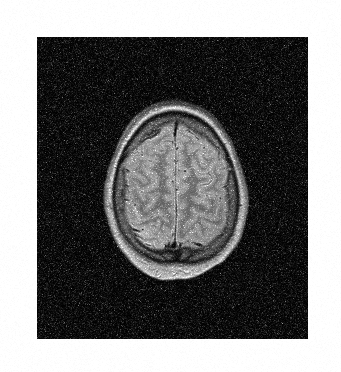
#> input picture HW5/Input_data/MRI_Noisy.png, 341 x 372 px
$ python HW5_3.py
#> lines starting #> are read from the running program, lines starting #| are printed output that depends on the picture; long printed decimals are rounded
import cv2 as cv
import numpy as np
import matplotlib.pyplot as plt

# A
img = cv.imread('Input_data/MRI_Noisy.png', 0)
#> img is the input picture: shape (372, 341); min 0, max 255, mean 117.3

x = img.shape[0]
#> x = 372
y = img.shape[1]
#> y = 341

# B
img = cv.copyMakeBorder(img, x // 4, y // 4, x // 4, y // 4, cv.BORDER_CONSTANT, None, value=0)
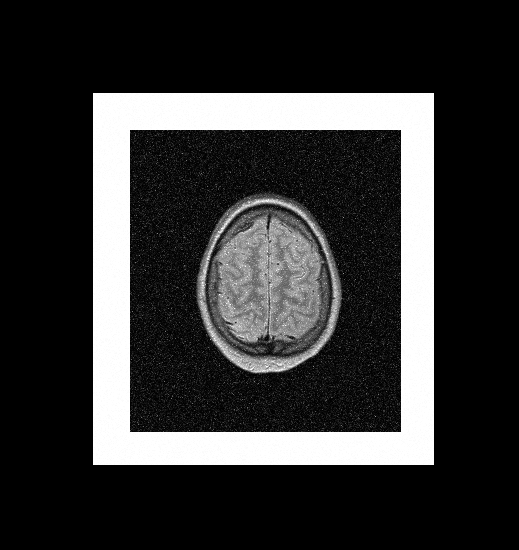
#> img: shape (550, 519); min 0, max 255, mean 52.1

x = img.shape[0]
#> x = 550
y = img.shape[1]
#> y = 519

image = cv.copyMakeBorder(img, x // 8, y // 8, x // 8, y // 8, cv.BORDER_CONSTANT, None, value=250)
x = image.shape[0]
#> x = 682
y = image.shape[1]
#> y = 651

print(image.shape)
#| (682, 651)
plt.imshow(image, cmap='gray')
plt.show()

# C
gfg = np.random.exponential(15, (x, y))

image = image + gfg
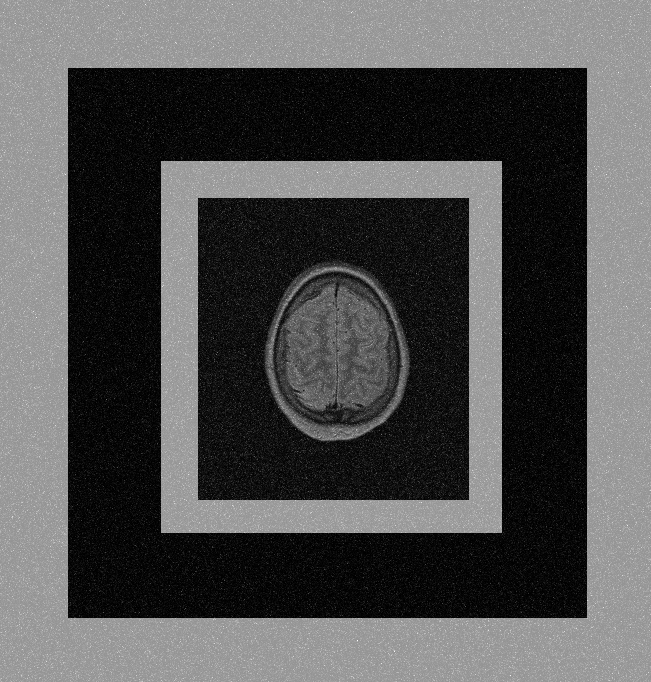
#> image: shape (682, 651) float64; min 4.97e-05, max 431.7, mean 137.8; drawn with min black and max white
image = np.clip(image, 0, 255)

cv.imwrite('MRI_Noisy.png', image)
plt.imshow(image, cmap='gray', vmin=0, vmax=255)
print(image)
#> (printed output is left out)
plt.show()

image1 = image[0:20, 0:200]
plt.imshow(image1, cmap='gray', vmin=0, vmax=255)
plt.show()

plt.hist(image1.ravel(), 10, density=True,
         histtype='bar')
plt.show()
#> figure, not shown here; tallest bar 1.49 high, from x = 254.5 to 255

image1 = image[40:80, 40:200]
#> image1: shape (40, 160) float64
plt.imshow(image1, cmap='gray', vmin=0, vmax=255)
plt.show()
colors = ['green', 'blue', 'lime']

plt.hist(image1.ravel(), 100, density=True,
         histtype='bar')

# print(gfg)
# count, bins, ignored = plt.hist(gfg, 14, density = True)
plt.show()
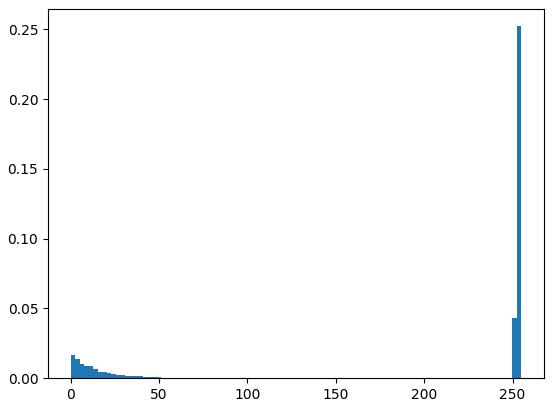
#> figure drawn by matplotlib, 1 panel; tallest bar 0.252 high, from x = 252.5 to 255

# D
img = cv.imread('Input_data/DentalXray_Noisy.png', 0)
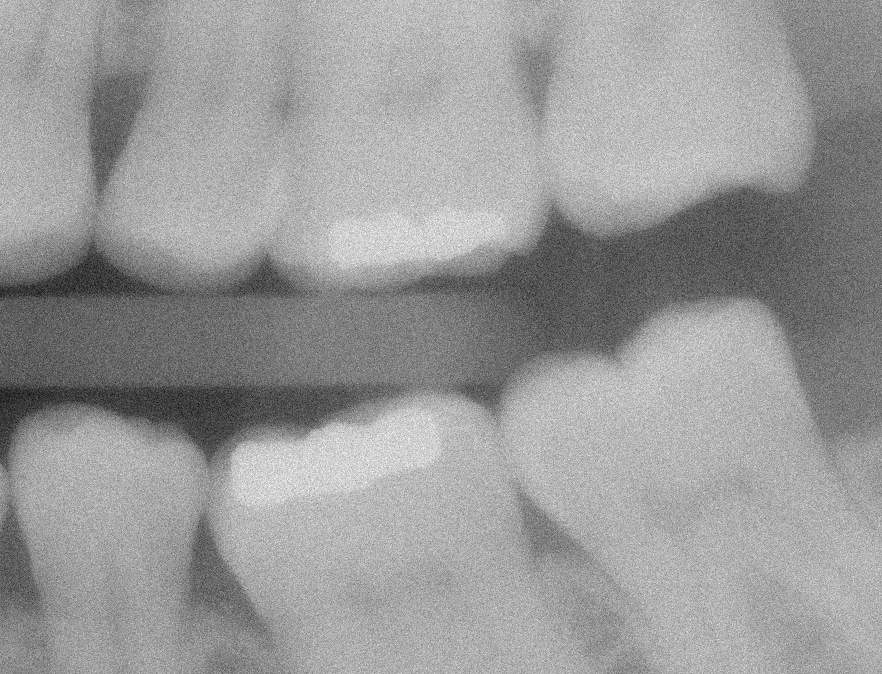
#> input picture HW5/Input_data/DentalXray_Noisy.png, 882 x 674 px
#> img is the input picture: shape (674, 882); min 0, max 254, mean 153.8
img1 = img[0:100, 0:200]
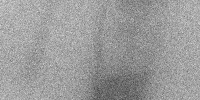
#> img1: shape (100, 200); min 68, max 218, mean 155.3

# E
plt.figure(figsize=(20, 20))
plt.subplot(2, 3, 1)
plt.imshow(img, cmap='gray')

plt.subplot(2, 3, 4)
plt.hist(img1.ravel(), bins=256, range=(0, 255), density=True, stacked=True)
plt.ylim(0, 0.25)

mean = img1.mean()
#> mean = 155.3
varience = img1.var()
#> varience = 443.3
print('mean', mean)
#| mean 155.297
print('varience', varience)
#| varience 443.289

padding_img = cv.copyMakeBorder(img, 4, 4, 4, 4, cv.BORDER_REPLICATE)

adaptive_filtred_img = np.zeros(img.shape, dtype='float64')

for i in range(img.shape[0]):
    for j in range(img.shape[1]):
        window = padding_img[i:i + 9, j:j + 9]
        local_var = window.var()
        local_mean = window.mean()
        adaptive_filtred_img[i, j] = img[i, j] - (varience / local_var) * (img[i, j] - local_mean)
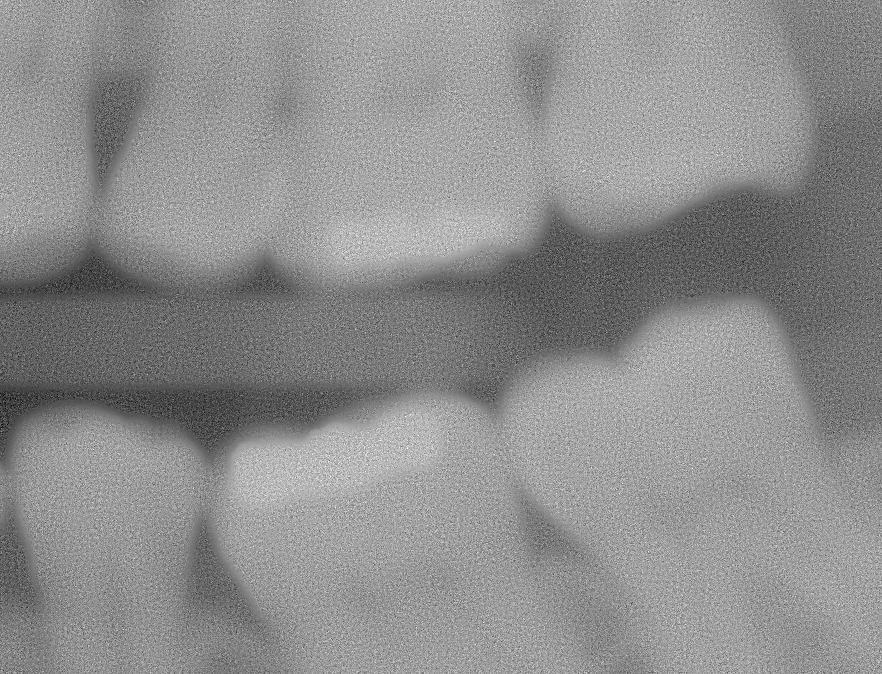
#> adaptive_filtred_img: shape (674, 882) float64; min -32.33, max 301.3, mean 153.8; drawn with min black and max white

adaptive_filtred_img = np.array(adaptive_filtred_img, dtype='uint8')
plt.subplot(2, 3, 2)
plt.imshow(adaptive_filtred_img, cmap='gray')

adaptive_filtred_img1 = adaptive_filtred_img[0:500, 0:10]
plt.subplot(2, 3, 5)
plt.hist(adaptive_filtred_img1.ravel(), bins=256, range=(0, 255), density=True, stacked=True)
plt.ylim(0, 0.25)

# F
median_filtred_img = cv.blur(img, (9, 9))
plt.subplot(2, 3, 3)
plt.imshow(median_filtred_img, cmap='gray')

# G
median_filtred_img1 = median_filtred_img[0:500, 0:10]
plt.subplot(2, 3, 6)
plt.hist(median_filtred_img1.ravel(), bins=256, range=(0, 255), density=True, stacked=True)
plt.ylim(0, 0.25)

# cv.imshow('img',img)
# cv.imshow('adaptive',adaptive_filtred_img)
# cv.imshow('median',median_filtred_img)
plt.show()
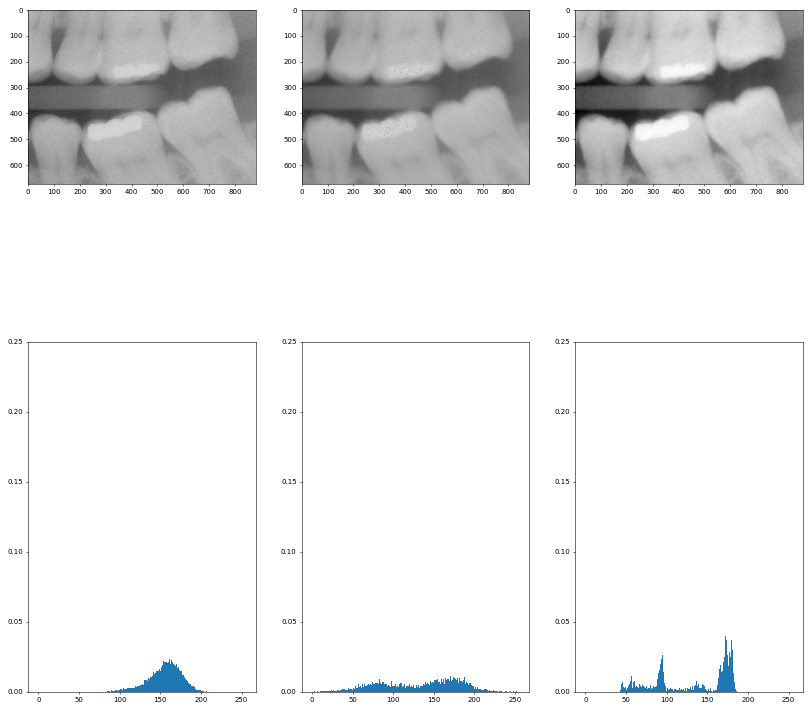
#> figure drawn by matplotlib, 6 panels; panel 2: tallest bar 0.0232 high, from x = 161.4 to 162.4; panel 4: tallest bar 0.0112 high, from x = 170.3 to 171.3; panel 6: tallest bar 0.041 high, from x = 171.3 to 172.3
cv.waitKey(0)
cv.destroyAllWindows()
